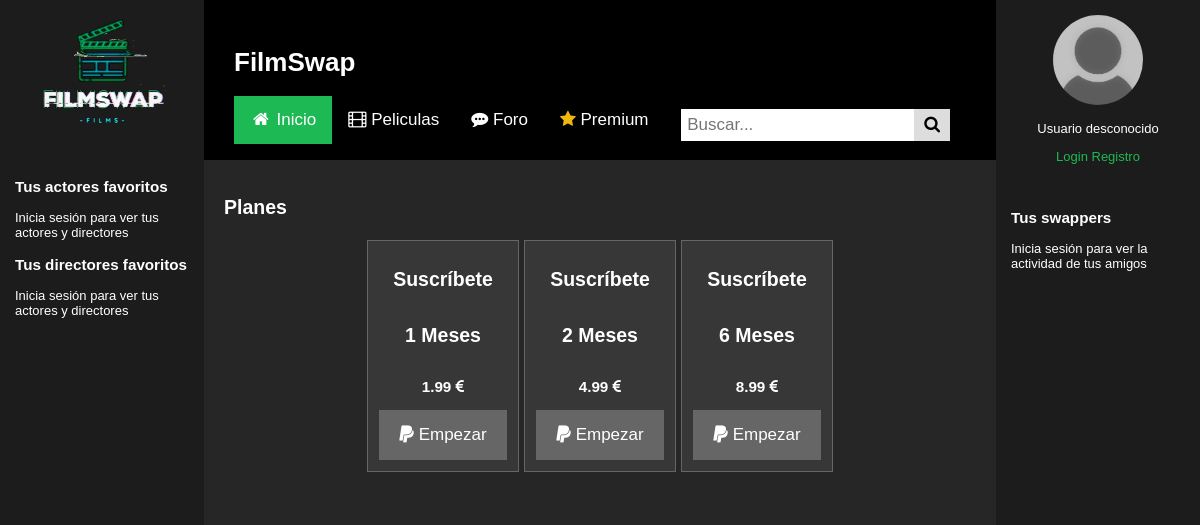
/premium.php, run on the app's committed database.
### tables this page shows
CREATE TABLE `planes` (
  `id` int(11) NOT NULL,
  `meses` int(11) NOT NULL,
  `precio` double NOT NULL
);

### includes/Aplicacion.php (called while the page is built, shortened)
<?php
class Aplicacion
{
	private static $instancia;
	public static function getSingleton() {
		if (  !self::$instancia instanceof self) {
			self::$instancia = new self;
		}
		return self::$instancia;
	}
	private $inicializada = false;
	public function init($bdDatosConexion)
	{
        if ( ! $this->inicializada ) {
    		$this->inicializada = true;
        }
	}
    public function usuarioLogueado()
    {
      return ($_SESSION['login'] ?? false) === true;
    }
}

### includes/suscripcion/Suscripcion.php (called while the page is built, shortened)
<?php
class Suscripcion
{
    public static function listaPlanes()
    {
        $result = [];
        $app = App::getSingleton();
        $conn = $app->conexionBd();
        $query = sprintf("SELECT * FROM planes ORDER BY meses ASC");
        $rs = $conn->query($query);
        if ($rs) {
            while($fila = $rs->fetch_assoc()) {
                $result[] = new Suscripcion($fila['id'], $fila['meses'], $fila['precio']);
            }
        }
        return $result;
    }
    private $id;
    private $meses;
    private $precio;
    private function __construct($id, $meses, $precio)
    {
        $this->id= $id;
        $this->meses = $meses;
        $this->precio = $precio;
    }
    public function id()
    {
        return $this->id;
    }
    public function meses()
    {
        return $this->meses;
    }
    public function precio()
    {
        return $this->precio;
    }
}

### includes/comun/suscripcion_utils.php (the view, shortened to what this page needs)
<?php
function getDivPlanes($planes)
{
    $app = Aplicacion::getSingleton();
    $html = '<div class="planes">';
    $prevLink = urlencode($_SERVER['REQUEST_URI']);
    foreach ($planes as $plan) {
        $html .= '<div class="plan">';
        if ($app->usuarioLogueado() && ($app->esGestor() || $app->esAdmin())) {
            $html .=<<<EOS
			<a class="editar" href="./editarPlan.php?id={$plan->id()}&prevPage={$prevLink}">Editar</a>
			<a class="eliminar" href="./eliminarPlan.php?id={$plan->id()}&prevPage={$prevLink}">Eliminar</a>
		EOS;
        } else {
            $html .= '<h1>Suscríbete</h1>';
        }
        $textMeses = $plan->meses();
        $textMeses = strlen($textMeses) > 40 ? substr($textMeses, 0, 40) . '...' : $textMeses;
        $textPrecio = $plan->precio();
        $textPrecio = strlen($textPrecio) > 40 ? substr($textPrecio, 0, 40) . '...' : $textPrecio;
        $html .= <<<EOS
            <h1>$textMeses Meses</h1>
            <h3>$textPrecio <i class="fa fa-eur"></i></h3>
            <a class="empezar" href="carrito.php?id={$plan->id()}&tipo=plan"><i class="fa fa-paypal" ></i> Empezar </a>
            </div>
           EOS;
    }
    $html .= '</div>';
    return $html;
}
function listaPlanes()
{
    $planes = Suscripcion::listaPlanes();
    return getDivPlanes($planes);
}

### estilo.css (style rules this page uses)
html { height: 100%; }
body { display: flex; background-color: #262626; margin: 0px; padding: 0px; min-height: -webkit-fill-available; font-size: small; }
a { color: #1DB954; text-decoration: none; }
* { font-family: 'Nunito Sans', sans-serif; }
.planes { display: grid; justify-content: center; grid-template-columns: repeat(3, 155px); grid-gap: 2px; }
.plan { margin: 5px auto; display: flex; flex-direction: column; align-items: center; height: 230px; width: 150px; border-style: solid; border-color: #666666; border-width: 0.5px; background-color: #373737; justify-content: center; }
.plan a { float: left; display: block; color: #FFFFFF; text-align: center; text-decoration: none; font-size: 17px; }
.empezar .fa-paypal { color: white; }
.empezar { overflow: hidden; background-color: #666666; padding: 15px 20px; border-color: #1C1C1C; }

### data on the page
planes: meses "1", precio "1.99"
planes: meses "2", precio "4.99"
planes: meses "6", precio "8.99"
